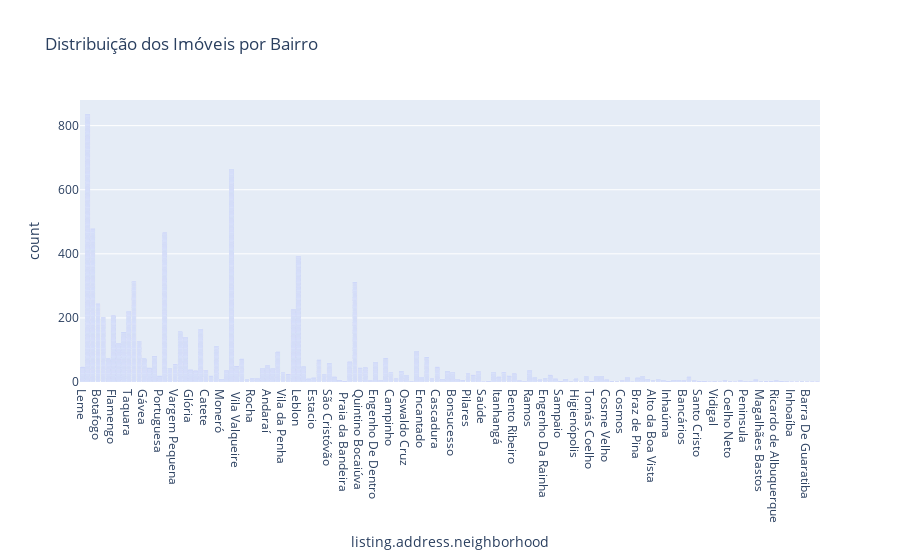

Here is the notebook cell this chart was saved with:
### Code cell
fig = px.bar(
    data_frame=df,
    x="listing.address.neighborhood",
    title="Distribuição dos Imóveis por Bairro",
)
fig.show()

### Figure 1 — Plotly figure (JSON) as saved in the notebook; plotly's stock layout.template omitted (floating-point values rounded to 4 significant figures; data arrays with more than 128 entries replaced by an {"elided": "..."} marker saying what was removed)
{"data": [{"alignmentgroup": "True", "hovertemplate": "listing.address.neighborhood=%{x}<br>count=%{y}<extra></extra>", "legendgroup": "", "marker": {"color": "#636efa", "pattern": {"shape": ""}}, "name": "", "offsetgroup": "", "orientation": "v", "showlegend": false, "textposition": "auto", "type": "bar", "x": {"elided": "8148 str values"}, "xaxis": "x", "y": {"elided": "8148 int values"}, "yaxis": "y"}], "layout": {"autosize": true, "barmode": "relative", "legend": {"tracegroupgap": 0}, "title": {"text": "Distribuição dos Imóveis por Bairro"}, "xaxis": {"anchor": "y", "autorange": true, "domain": [0, 1], "range": [-0.5, 143.5], "title": {"text": "listing.address.neighborhood"}, "type": "category"}, "yaxis": {"anchor": "x", "autorange": true, "domain": [0, 1], "range": [0, 880], "title": {"text": "count"}, "type": "linear"}}}
